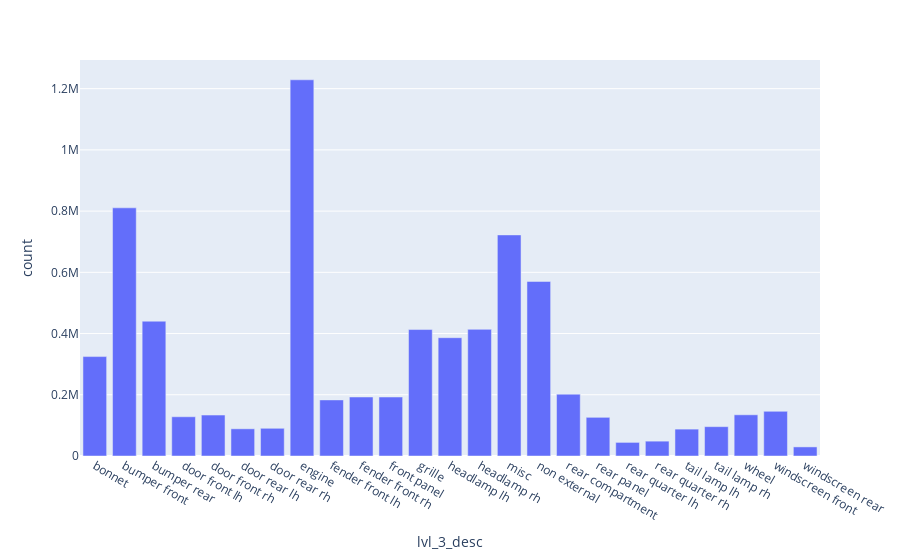

The notebook cell saved with this chart:
### Code cell
px.bar(lvl3LabelDistribDf, x="lvl_3_desc", y="count")

### Figure 1 — Plotly figure (JSON) as saved in the notebook; plotly's stock layout.template omitted (floating-point values rounded to 4 significant figures)
{"data": [{"alignmentgroup": "True", "hovertemplate": "lvl_3_desc=%{x}<br>count=%{y}<extra></extra>", "legendgroup": "", "marker": {"color": "#636efa", "pattern": {"shape": ""}}, "name": "", "offsetgroup": "", "orientation": "v", "showlegend": false, "textposition": "auto", "type": "bar", "x": ["bonnet", "bumper front", "bumper rear", "door front lh", "door front rh", "door rear lh", "door rear rh", "engine", "fender front lh", "fender front rh", "front panel", "grille", "headlamp lh", "headlamp rh", "misc", "non external", "rear compartment", "rear panel", "rear quarter lh", "rear quarter rh", "tail lamp lh", "tail lamp rh", "wheel", "windscreen front", "windscreen rear"], "xaxis": "x", "y": [324802, 810698, 440404, 128132, 133701, 88811, 90514, 1228988, 183227, 192720, 192671, 413120, 386474, 413672, 722261, 570182, 202047, 126360, 44421, 48529, 87804, 95808, 134582, 145905, 29715], "yaxis": "y"}], "layout": {"barmode": "relative", "legend": {"tracegroupgap": 0}, "margin": {"t": 60}, "xaxis": {"anchor": "y", "domain": [0, 1], "title": {"text": "lvl_3_desc"}}, "yaxis": {"anchor": "x", "domain": [0, 1], "title": {"text": "count"}}}}
